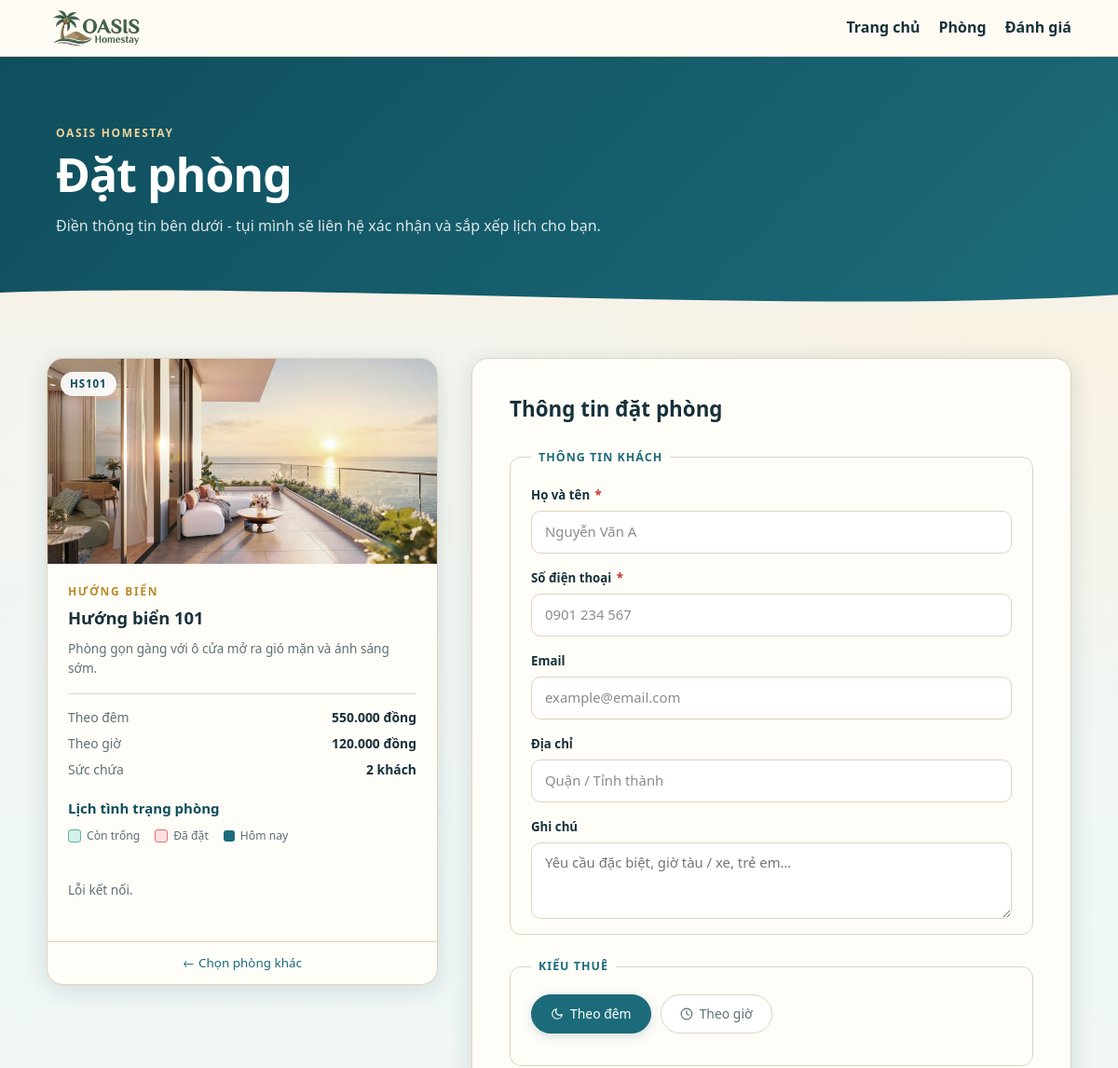
Before: /booking.php?id=1 (upper part) with the older database file.
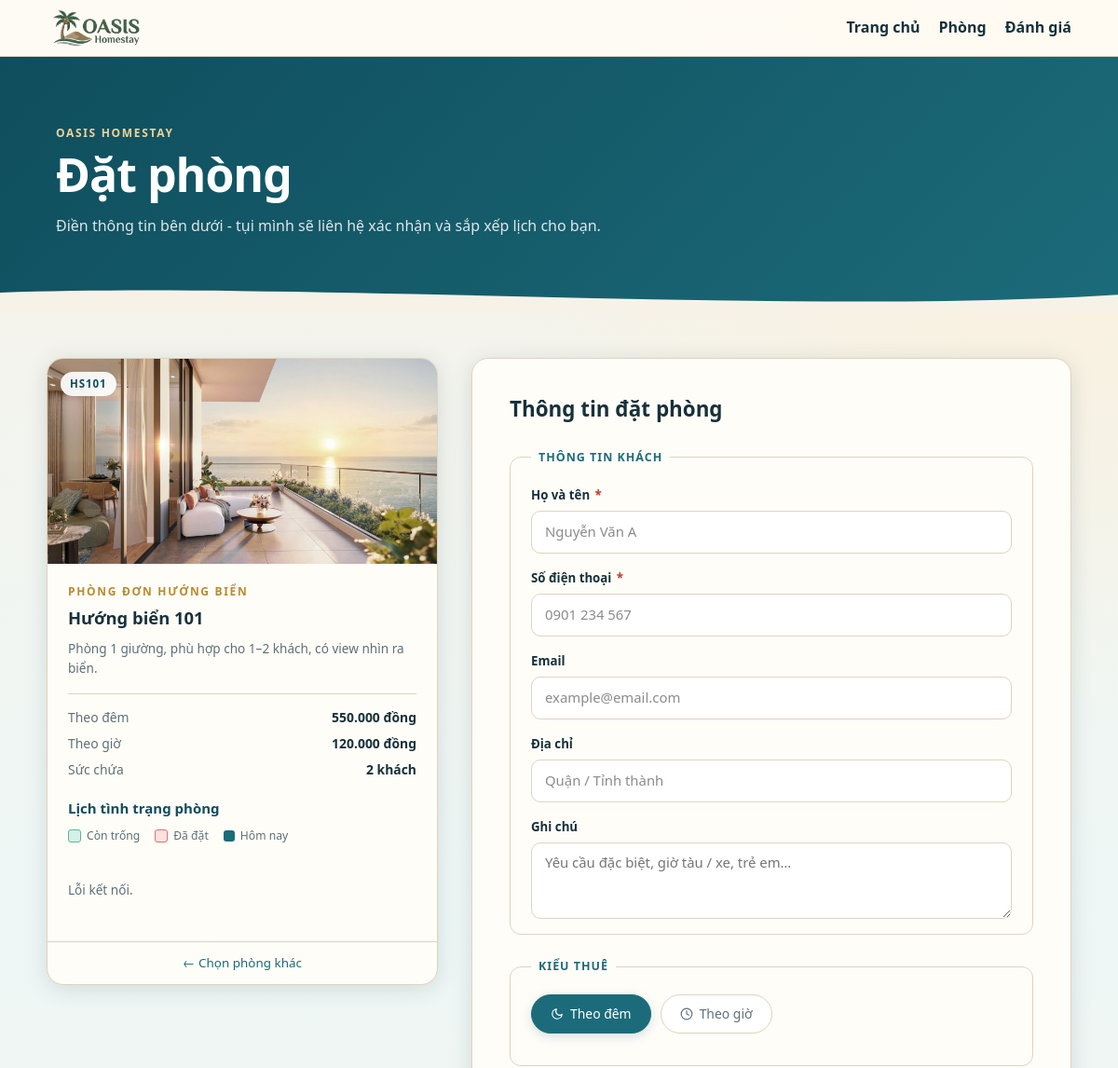
After: the same page with the newer database file.
### tables this page shows
CREATE TABLE phong (
    id_phong INT AUTO_INCREMENT PRIMARY KEY,
    id_loai_phong INT NOT NULL,
    ma_so_phong VARCHAR(20) NOT NULL UNIQUE,
    ten_phong VARCHAR(100) NOT NULL,
    tang INT NOT NULL DEFAULT 1,
    vi_tri VARCHAR(150) DEFAULT NULL,
    huong_view VARCHAR(150) DEFAULT NULL,
    dien_tich DECIMAL(8,2) DEFAULT NULL,
    tien_nghi TEXT,
    duong_dan_hinh VARCHAR(255) NOT NULL,
    hinh_2 VARCHAR(255) DEFAULT NULL,
    hinh_3 VARCHAR(255) DEFAULT NULL,
    hinh_4 VARCHAR(255) DEFAULT NULL,
    gia_theo_gio DECIMAL(12,2) DEFAULT NULL,
    gia_theo_ngay DECIMAL(12,2) DEFAULT NULL,
    trang_thai ENUM('dang_hoat_dong', 'tu_sua', 'tam_dung') DEFAULT 'dang_hoat_dong',
    ngay_tao TIMESTAMP DEFAULT CURRENT_TIMESTAMP,
    FOREIGN KEY (id_loai_phong) REFERENCES loai_phong(id_loai_phong),
    INDEX idx_phong_trang_thai (trang_thai)
);

CREATE TABLE loai_phong (
    id_loai_phong INT AUTO_INCREMENT PRIMARY KEY,
    ten_loai_phong VARCHAR(100) NOT NULL,
    mo_ta TEXT,
    suc_chua INT NOT NULL,
    gia_theo_gio DECIMAL(12,2) NOT NULL DEFAULT 0,
    gia_theo_ngay DECIMAL(12,2) NOT NULL DEFAULT 0,
    ngay_tao TIMESTAMP DEFAULT CURRENT_TIMESTAMP
);

### includes/functions.php (called while the page is built, shortened)
<?php
function h($giaTri)
{
    return htmlspecialchars((string) $giaTri, ENT_QUOTES, 'UTF-8');
}
function asset_url($duongDan)
{
    $duongDan = trim((string) $duongDan);
    $baseDir = isset($_SERVER['SCRIPT_FILENAME']) && $_SERVER['SCRIPT_FILENAME'] !== ''
        ? dirname($_SERVER['SCRIPT_FILENAME']) : dirname(__DIR__);
    $duongDanFile = preg_replace('/\?.*$/', '', str_replace('\\', '/', $duongDan));
    $duongDanThucTe = $duongDanFile;
    if ($duongDanFile !== '' && $duongDanFile[0] !== '/' && !preg_match('#^[A-Za-z]:/#', $duongDanFile)) {
        $duongDanThucTe = $baseDir . '/' . $duongDanFile;
    }
    $duongDanThucTe = realpath(str_replace('//', '/', $duongDanThucTe));
    $timestamp = filemtime($duongDanThucTe);
    return $timestamp === false ? $duongDan : $duongDan . (strpos($duongDan, '?') === false ? '?' : '&') . 'v=' . $timestamp;
}
function tien_viet_nam($soTien)
{
    return number_format((float) $soTien, 0, ',', '.') . ' đồng';
}
function phong_select_sql()
{
    return "SELECT p.id_phong, p.id_loai_phong, p.ma_so_phong, p.ten_phong,
                   p.duong_dan_hinh, p.hinh_2, p.hinh_3, p.hinh_4,
                   p.dien_tich, p.tien_nghi, p.tang, p.vi_tri, p.huong_view,
                   p.gia_theo_gio AS gia_phong_gio, p.gia_theo_ngay AS gia_phong_ngay,
                   p.trang_thai, lp.ten_loai_phong, lp.mo_ta, lp.suc_chua,
                   lp.gia_theo_gio, lp.gia_theo_ngay
            FROM phong p INNER JOIN loai_phong lp ON p.id_loai_phong = lp.id_loai_phong";
}
function lay_phong_theo_id($conn, $idPhong, $chiLayHoatDong = true)
{
    $where = $chiLayHoatDong ? " AND p.trang_thai = 'dang_hoat_dong'" : '';
    $stmt = $conn->prepare(phong_select_sql() . ' WHERE p.id_phong = ?' . $where . ' LIMIT 1');
    $idPhong = (int) $idPhong;
    $stmt->bind_param('i', $idPhong);
    $stmt->execute();
    $room = $stmt->get_result()->fetch_assoc();
    if ($room) {
        $room['gia_theo_ngay'] = $room['gia_phong_ngay'] !== null ? $room['gia_phong_ngay'] : $room['gia_theo_ngay'];
        $room['gia_theo_gio'] = $room['gia_phong_gio'] !== null ? $room['gia_phong_gio'] : $room['gia_theo_gio'];
    }
    return $room ?: null;
}

### booking.php (the view, shortened to what the changed rows need)
<?php
include "includes/db.php";
include "includes/functions.php";
$now = new DateTimeImmutable('now');
$nowPlusOne = $now->modify('+1 hour');
if ((int)$nowPlusOne->format('i') > 0) {
    $nowPlusOne = $nowPlusOne->modify('+1 hour');
}
$nowPlusOne = $nowPlusOne->setTime((int)$nowPlusOne->format('H'), 0);
$defaultGioNhan = $nowPlusOne->format('H:i');
$defaultGioTra = $nowPlusOne->modify('+1 hour')->format('H:i');
$today = $now->format('Y-m-d');
$tomorrow = $now->modify('+1 day')->format('Y-m-d');
$defaultNgayNhan = $today;
$defaultNgayTra = $tomorrow;
$idPhong  = isset($_GET['id'])        ? (int)$_GET['id']           : 0;
$ngayNhan = isset($_GET['ngay_nhan']) ? trim($_GET['ngay_nhan'])   : $defaultNgayNhan;
$ngayTra  = isset($_GET['ngay_tra'])  ? trim($_GET['ngay_tra'])    : $defaultNgayTra;
$gioNhan  = isset($_GET['gio_nhan'])  ? trim($_GET['gio_nhan'])    : $defaultGioNhan;
$gioTra   = isset($_GET['gio_tra'])   ? trim($_GET['gio_tra'])     : $defaultGioTra;
$phong = ($idPhong > 0) ? lay_phong_theo_id($conn, $idPhong) : null;
$formSuccess = false;
$maDatPhong  = null;
$fieldErrors = [];
include "includes/header.php";
?>
<section class="bk-hero">
    <div class="bk-hero-inner">
        <h1>Đặt phòng</h1>
    </div>
</section>
<main class="bk-main">
<?php if ($formSuccess): ?>
<section class="bk-success-wrap">
    <div class="bk-success-box">
        <div class="bk-success-icon" aria-hidden="true">
            <svg width="48" height="48" viewBox="0 0 24 24" fill="none"
                 stroke="currentColor" stroke-width="1.8" stroke-linecap="round" stroke-linejoin="round">
                <circle cx="12" cy="12" r="10"/>
                <polyline points="9 12 11 14 15 10"/>
            </svg>
        </div>
        <h2 class="bk-success-title">Đặt phòng thành công!</h2>
        <p class="bk-success-sub">
            Yêu cầu của bạn đã được ghi nhận.<br>
            Homestay sẽ liên hệ xác nhận trong thời gian sớm nhất.
        </p>
        <div class="bk-success-meta">
            <div class="bk-success-meta-row">
                <span class="bk-meta-label">Mã đặt phòng</span>
                <span class="bk-meta-val bk-meta-code">#<?php echo str_pad($maDatPhong, 5, '0', STR_PAD_LEFT); ?></span>
            </div>
            <div class="bk-success-meta-row">
                <span class="bk-meta-label">Phòng</span>
                <span class="bk-meta-val"><?php echo h($phong['ten_phong']); ?> (<?php echo h($phong['ma_so_phong']); ?>)</span>
            </div>
            <div class="bk-success-meta-row">
                <span class="bk-meta-label">Nhận phòng</span>
                <span class="bk-meta-val"><?php echo h(dinh_dang_ngay_gio($ngayNhan, $gioNhan)); ?></span>
            </div>
            <div class="bk-success-meta-row">
                <span class="bk-meta-label">Trả phòng</span>
                <span class="bk-meta-val"><?php echo h(dinh_dang_ngay_gio($ngayTra, $gioTra)); ?></span>
            </div>
            <div class="bk-success-meta-row">
                <span class="bk-meta-label">Trạng thái</span>
                <span class="bk-meta-val bk-badge-pending">Chờ xác nhận</span>
            </div>
        </div>
        <div class="bk-success-actions">
            <a href="index.php" class="bk-btn-primary">Về trang chủ</a>
        </div>
    </div>
</section>
<?php else: ?>
<div class="bk-layout">
    <aside class="bk-room-card">
        <div class="bk-room-img-wrap">
            <img src="<?php echo h(asset_url($phong['duong_dan_hinh'])); ?>"
                 alt="<?php echo h($phong['ten_phong']); ?>"
                 class="bk-room-img">
            <span class="bk-room-badge"><?php echo h($phong['ma_so_phong']); ?></span>
        </div>
        <div class="bk-room-info">
            <p class="eyebrow" style="margin:0 0 4px"><?php echo h($phong['ten_loai_phong']); ?></p>
            <h2 class="bk-room-name"><?php echo h($phong['ten_phong']); ?></h2>
            <p class="bk-room-desc"><?php echo h($phong['mo_ta']); ?></p>
            <div class="bk-room-pricing">
                <div class="bk-price-row">
                    <span class="bk-price-label">Theo đêm</span>
                    <span class="bk-price-val"><?php echo tien_viet_nam($phong['gia_theo_ngay']); ?></span>
                </div>
                <div class="bk-price-row">
                    <span class="bk-price-label">Theo giờ</span>
                    <span class="bk-price-val"><?php echo tien_viet_nam($phong['gia_theo_gio']); ?></span>
                </div>
                <div class="bk-price-row">
                    <span class="bk-price-label">Sức chứa</span>
                    <span class="bk-price-val"><?php echo h($phong['suc_chua']); ?> khách</span>
                </div>
            </div>
            <div class="room-modal-calendar-section" style="margin-top: 18px;">
                <div style="display: flex; align-items: center; gap: 8px; margin-bottom: 8px;">
                    <h3 class="room-modal-calc-title" style="margin: 0;">Lịch tình trạng phòng</h3>
                </div>
                <div class="room-cal-legend">
                    <span class="room-cal-legend-item room-cal-legend-avail">Còn trống</span>
                    <span class="room-cal-legend-item room-cal-legend-booked">Đã đặt</span>
                    <span class="room-cal-legend-item room-cal-legend-today">Hôm nay</span>
                </div>
                <div id="booking-room-calendar" class="room-cal-wrap">
                </div>
            </div>
        </div>
        <a href="rooms.php" class="bk-back-link">← Chọn phòng khác</a>
    </aside>
    <section class="bk-form-wrap">
        <h2 class="bk-form-title">Thông tin đặt phòng</h2>
        <form method="post" action="booking.php?id=<?php echo $idPhong; ?>" class="bk-form" id="booking-form" novalidate>
            <fieldset class="bk-fieldset">
                <legend class="bk-legend">Thông tin khách</legend>
                <div class="bk-field">
                    <label for="ho_ten" class="bk-label">Họ và tên <span class="bk-required">*</span></label>
                    <input id="ho_ten" type="text" name="ho_ten"
                           class="bk-input <?php echo isset($fieldErrors['ho_ten']) ? 'bk-input-err' : ''; ?>"
                           placeholder="Nguyễn Văn A"
                           value="<?php echo h($_POST['ho_ten'] ?? ''); ?>" required>
                </div>
                <div class="bk-field">
                    <label for="so_dien_thoai" class="bk-label">Số điện thoại <span class="bk-required">*</span></label>
                    <input id="so_dien_thoai" type="tel" name="so_dien_thoai"
                           class="bk-input <?php echo isset($fieldErrors['so_dien_thoai']) ? 'bk-input-err' : ''; ?>"
                           placeholder="0901 234 567"
                           value="<?php echo h($_POST['so_dien_thoai'] ?? ''); ?>" required>
                </div>
                <div class="bk-field">
                    <label for="email" class="bk-label">Email</label>
                    <input id="email" type="email" name="email"
                           class="bk-input <?php echo isset($fieldErrors['email']) ? 'bk-input-err' : ''; ?>"
                           placeholder="example@email.com"
                           value="<?php echo h($_POST['email'] ?? ''); ?>">
                </div>
                <div class="bk-field">
                    <label for="dia_chi" class="bk-label">Địa chỉ</label>
                    <input id="dia_chi" type="text" name="dia_chi" class="bk-input"
                           placeholder="Quận / Tỉnh thành"
                           value="<?php echo h($_POST['dia_chi'] ?? ''); ?>">
                </div>
                <div class="bk-field">
                    <label for="ghi_chu" class="bk-label">Ghi chú</label>
                    <textarea id="ghi_chu" name="ghi_chu" class="bk-input bk-textarea"
                              placeholder="Yêu cầu đặc biệt, giờ tàu / xe, trẻ em…" rows="3"><?php echo h($_POST['ghi_chu'] ?? ''); ?></textarea>
                </div>
            </fieldset>
            <fieldset class="bk-fieldset">
                <legend class="bk-legend">Kiểu thuê</legend>
                <div class="bk-type-toggle" role="group" aria-label="Kiểu thuê phòng">
                    <label class="bk-type-opt">
                        <span class="bk-type-label">
                            <svg width="14" height="14" viewBox="0 0 24 24" fill="none" stroke="currentColor"
                                 stroke-width="2" stroke-linecap="round" stroke-linejoin="round">
                                <path d="M21 12.79A9 9 0 1 1 11.21 3 7 7 0 0 0 21 12.79z"/>
                            </svg>
                            Theo đêm
                        </span>
                    </label>
                    <label class="bk-type-opt">
                        <span class="bk-type-label">
                            <svg width="14" height="14" viewBox="0 0 24 24" fill="none" stroke="currentColor"
                                 stroke-width="2" stroke-linecap="round" stroke-linejoin="round">
                                <circle cx="12" cy="12" r="10"/><polyline points="12 6 12 12 16 14"/>
                            </svg>
                            Theo giờ
                        </span>
                    </label>
                </div>
            </fieldset>
        </form>
    </section>
</div>
<?php endif; ?>
</main>
<?php include "includes/footer.php"; ?>

Changed rows visible on the page:
changed phong "Hướng biển 101": id_loai_phong.ten_loai_phong "HƯỚNG BIỂN" → "PHÒNG ĐƠN HƯỚNG BIỂN"; id_loai_phong.mo_ta "Phòng gọn gàng với ô cửa mở ra gió mặn và ánh sáng sớm." → "Phòng 1 giường, phù hợp cho 1–2 khách, có view nhìn ra biển."
